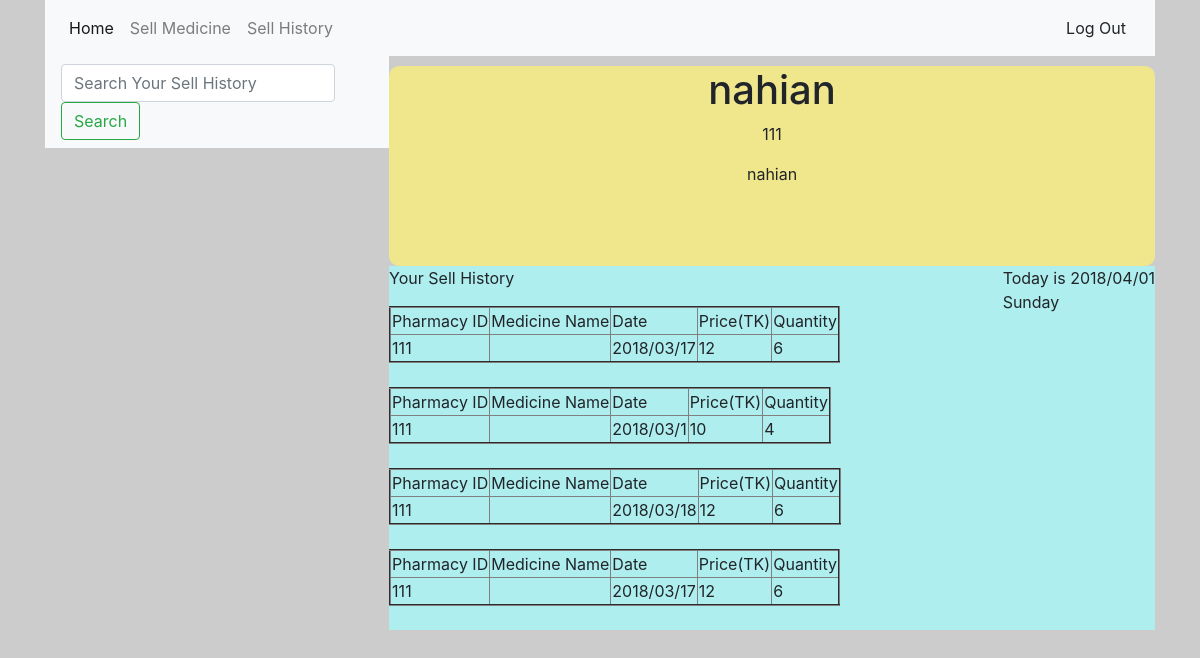
/Pharma_3.php (signed in), run on the app's committed database.
### tables this page shows
CREATE TABLE `sell_history` (
  `id` int(11) NOT NULL,
  `PatientNID` varchar(100) NOT NULL,
  `pharma_id` varchar(100) NOT NULL,
  `MedicineName` varchar(200) NOT NULL,
  `date` varchar(100) NOT NULL,
  `price` float NOT NULL,
  `quantity` int(10) NOT NULL
);

### Pharma_3.php (the view, shortened to what this page needs)
<!doctype html>
<html lang="en">
  <head>
    <link rel="stylesheet" href="css/bootstrap.min.css">
  </head>
  <body>
   <?php
   $pharmacy_id=$_SESSION["pharmacy_id"] ;
   $pharmacy_name=$_SESSION["pharmacy_name"];
   $pharmacy_owner=$_SESSION["pharmacy_owner"];
   include "connection.php";
   ?>
<div class=container>
<div class="manuber">
<nav class="navbar navbar-expand-lg navbar-light bg-light">
  <div class="collapse navbar-collapse" id="navbarTogglerDemo01">
    <ul class="navbar-nav mr-auto mt-2 mt-lg-0">
      <li class="nav-item active">
        <a class="nav-link" href="Pharma_1.php">Home <span class="sr-only">(current)</span></a>
      </li>
      <li class="nav-item">
        <a class="nav-link" href="Pharma_2.php">Sell Medicine</a>
      </li>
      <li class="nav-item">
        <a class="nav-link" href="Pharma_3.php">Sell  History</a>
      </li>
    </ul>
    <form method="POST" action="logout.php">
      <button type="submit" class="btn btn-light" name="">Log Out</button>
    </form>
  </div>
</div>
<div class="pharma_Name">
  <h1><?php  echo $pharmacy_name;  ?></h1>
  <p><?php  echo $pharmacy_id;  ?></p>
<p><?php  echo $pharmacy_owner;  ?></p>
</div>
<div class="c2_pharma">
<div class="Date">
  <p><?php
echo "Today is " . date("Y/m/d") . "<br>";
echo  date("l");
?></p>
</div>
  <p>Your Sell History</p>
  <?php
$query=("select * from sell_history where pharma_id ='$pharmacy_id' ");
$result=mysqli_query($connection,$query);
if ($result) {
  while ($row = mysqli_fetch_array($result)) {
  echo " <table border='2'>
  <tr> <td>Pharmacy ID</td><td>Medicine Name</td><td>Date</td><td>Price(TK)</td><td>Quantity</td>
  </tr>
   <tr> <td>".$row["pharma_id"]."</td><td>".$row["MedicinName"]."</td> <td>".$row["date"]."</td><td>".$row["price"]."</td><td>".$row["quantity"]."</td></tr>
</table>
<br>
 ";
  }
}
else{
  echo "<h6 >NO RECORD FOUND</h6>";
}
?>
</div>
<div class="slideber_pharma">
  <nav class="navbar navbar-light bg-light">
  <form class="form-inline" method="POST">
    <input class="form-control mr-sm-2" type="search" placeholder="Search Your Sell History" aria-label="Search" name="search">
    <button class="btn btn-outline-success my-2 my-sm-0" type="submit" name="button">Search</button>
  </form>
</nav>
</div>
</div>
  </body>
</html>

### data on the page
sell_history: pharma "111", date "2018/03/17", price "12", quantity "6"
sell_history: pharma "111", date "2018/03/1", price "10", quantity "4"
sell_history: pharma "111", date "2018/03/18", price "12", quantity "6"
sell_history: pharma "111", date "2018/03/17", price "12", quantity "6"

### other printed values
$pharmacy_name "nahian"
$pharmacy_id "111"
$pharmacy_owner "nahian"
